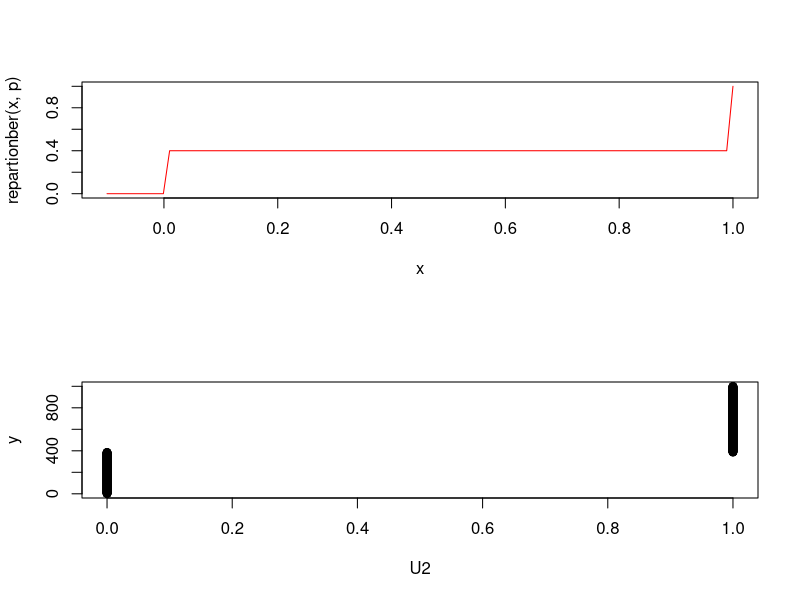

Write the R code that produced this figure.
#Simulation loi de Bernoulli

repartionber = function(x, p) {
  repart = c()
  for (i in 1:length(x)){
    if (x[i] < 0) repart[i] = 0
    if (0 <= x[i] && x[i] < 1) repart[i] = (1 - p)
    if (x[i] >= 1) repart[i] = 1
  }
  return(repart)
}

nbite = 1000

y = c()
for (i in 1:nbite){
  y[i] = i
}

p = 0.6
U2 = c()
U2 = runif(nbite, 0, 1)
for (i in 1:length(U2)){
  if (0 < U2[i] && U2[i] < (1 - p)) U2[i] = 0
  if ((1 - p) <= U2[i] && U2[i] <= 1) U2[i] = 1
}
U2 = sort(U2)

par(mfrow = c(2, 1))
curve(repartionber(x, p), -0.1, 1, col = "red")
plot(U2, y)
par(mfrow = c(1, 1))